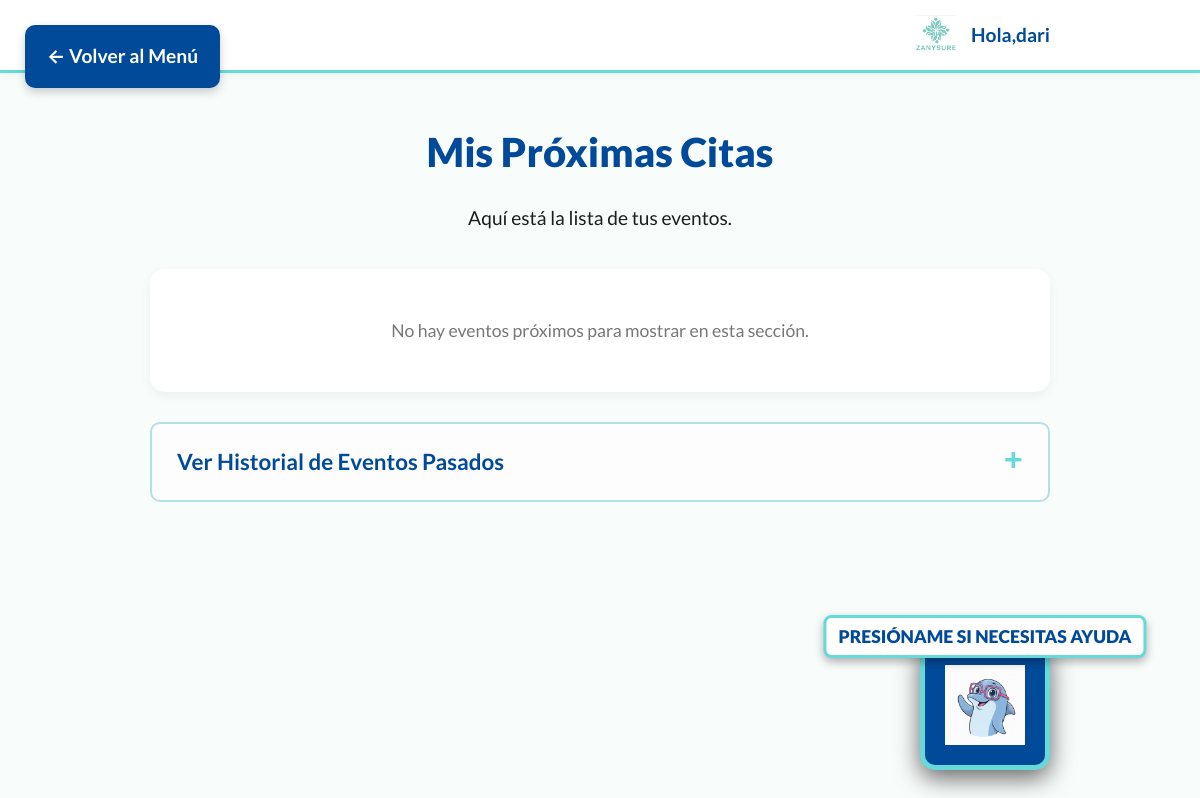
/menu/citas/ (signed in), run on an earlier commit of the app's database.
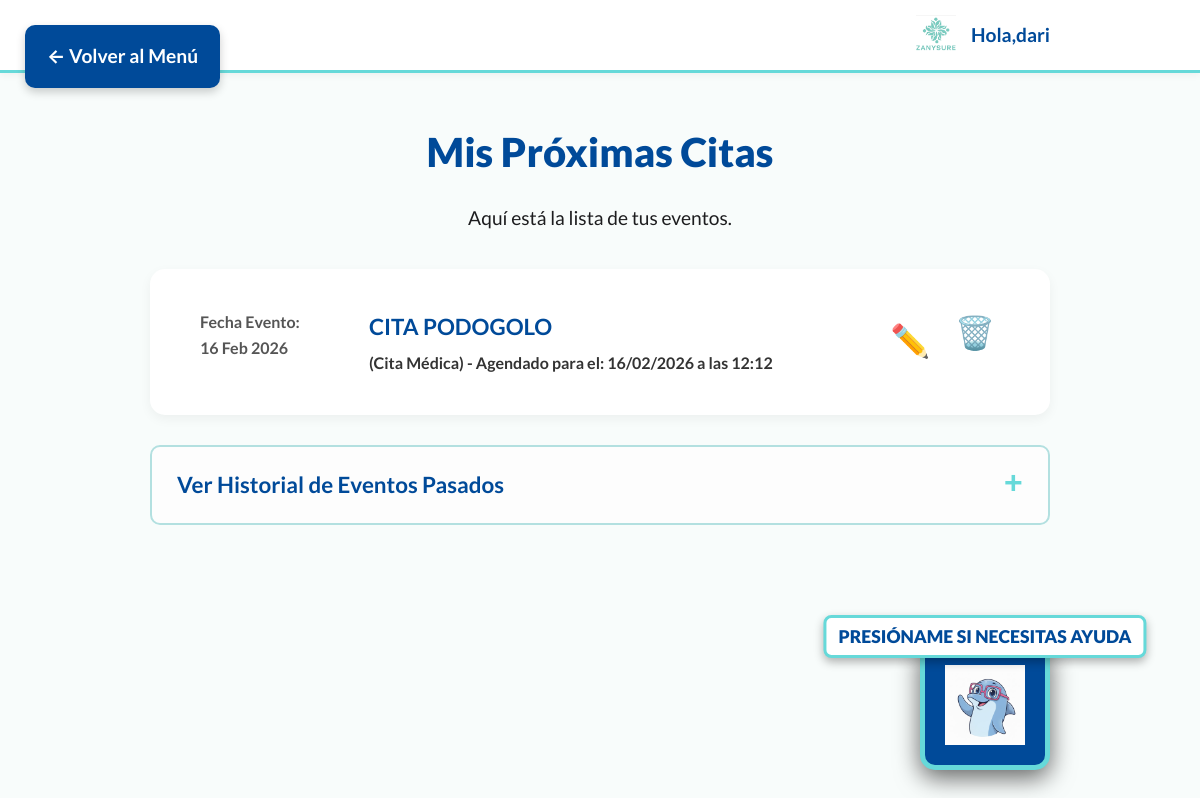
And on a later commit of the database.
### calendario/models.py (models this page shows, shortened)
class EventoMedico(models.Model):
    TIPO_EVENTO_CHOICES = [
        ('cita', 'Cita Médica'),
        ('remedio', 'Toma de Remedio'),
        ('procedimiento', 'Procedimiento Médico'),
        ('otro', 'Otro'),
    ]
    usuario = models.ForeignKey(User, on_delete=models.CASCADE, related_name='eventos_medicos')
    tipo_evento = models.CharField(max_length=20, choices=TIPO_EVENTO_CHOICES)
    titulo = models.CharField(max_length=200, help_text="Ej: Cita con Dr. López, Tomar Paracetamol 500mg")
    descripcion = models.TextField(blank=True, null=True, help_text="Detalles adicionales, indicaciones, etc.")
    fecha_hora_evento = models.DateTimeField(help_text="Fecha y hora del evento médico.")
    frecuencia_horas = models.PositiveIntegerField(blank=True, null=True, help_text="Para remedios, indicar cada cuántas horas tomar (ej: 8)")
    recordatorio_cita_dias = models.CharField(max_length=50, blank=True, help_text="Días antes para recordar citas/procs (ej: '7,3,1')")
    recordatorio_remedio_horas = models.PositiveIntegerField(default=1, help_text="Horas antes para recordar toma de remedio")
    ultimo_recordatorio_enviado = models.DateTimeField(blank=True, null=True, editable=False)
    creado_en = models.DateTimeField(auto_now_add=True)
    actualizado_en = models.DateTimeField(auto_now=True)
    completado = models.BooleanField(default=False, help_text="Marcar si el evento fue completado por el usuario")
    class Meta:
        ordering = ['fecha_hora_evento']
        verbose_name = "Evento Médico"
        verbose_name_plural = "Eventos Médicos"

### menu/views.py (the view)
# urls.py: path('citas/', views.proximas_citas_view, name='proximas_citas'),
@login_required
def proximas_citas_view(request):
    ahora = timezone.now()
    citas_proximas = EventoMedico.objects.filter(
        usuario=request.user,
        tipo_evento='cita',
        fecha_hora_evento__gte=ahora
    ).order_by('fecha_hora_evento')
    citas_pasadas = EventoMedico.objects.filter(
        usuario=request.user,
        tipo_evento='cita',
        fecha_hora_evento__lt=ahora
    ).order_by('-fecha_hora_evento')
    context = {
        'nombre_usuario': request.user.first_name or request.user.username,
        'eventos_proximos': citas_proximas,
        'eventos_pasados': citas_pasadas, # ¡NUEVO!
        'titulo_pagina': "Mis Próximas Citas"
    }
    return render(request, 'menu/lista_eventos.html', context)

### menu/templates/menu/lista_eventos.html (shortened to what this page needs)
{% load static %}
<!DOCTYPE html>
<html lang="es">
<head>
    <link rel="stylesheet" href="{% static 'css/style.css' %}">
</head>
<body class="sub-page">
    <a href="{% url 'menu' %}" class="btn-volver-flotante">
        &larr; Volver al Menú
    </a>
    <header class="menu-header">
        <div class="header-contenido">
            <div class="saludo-usuario">
                <img src="{% static 'img/logo.png' %}" alt="Logo Sanyzure" class="logo-header">
                Hola, <strong>{{ nombre_usuario }}</strong>
            </div>
        </div>
    </header>
    <main class="menu-container">
        <h1 class="titulo-principal">{{ titulo_pagina|default:"Mi Historial" }}</h1>
        <p class="instruccion">
            {{ subtitulo_pagina|default:"Aquí está la lista de tus eventos." }}
        </p>
        <section class="proximos-eventos solicitudes-list">
            <div class="lista-eventos">
                {% if eventos_proximos %}
                    {% for evento in eventos_proximos %}
                        <div class="evento-item">
                            <span class="evento-fecha">
                                {% if evento.creado_en and not titulo_pagina %}
                                    Creado el:<br>
                                    {{ evento.creado_en|date:"d M Y" }}
                                {% else %}
                                    Fecha Evento:<br>
                                    {{ evento.fecha_hora_evento|date:"d M Y" }}
                                {% endif %}
                            </span>
                            <span class="evento-titulo">
                                <strong>{{ evento.titulo }}</strong>
                                <small>({{ evento.get_tipo_evento_display }}) - Agendado para el: {{ evento.fecha_hora_evento|date:"d/m/Y" }} a las {{ evento.fecha_hora_evento|time:"H:i" }}</small>
                            </span>
                            <span class="evento-acciones-lista">
                                <a href="{% url 'editar_evento' evento.id %}" class="btn-accion btn-editar" title="Editar Evento">✏️</a>
                                <form action="{% url 'borrar_evento' evento.id %}" method="post" style="display:inline;" onsubmit="return confirm('¿Está seguro que desea borrar este evento?');">
                                    <button type="submit" class="btn-accion btn-borrar" title="Borrar Evento">🗑️</button>
                                </form>
                            </span>
                        </div>
                    {% endfor %}
                {% else %}
                    <p class="evento-vacio">No hay eventos próximos para mostrar en esta sección.</p>
                {% endif %}
            </div>
        </section>
        {% if eventos_pasados %}
        <div class="faq-container" style="margin-top: 30px;">
            <details class="faq-item">
                <summary class="faq-pregunta">
                    Ver Historial de Eventos Pasados
                </summary>
            </details>
        </div>
        {% endif %}
    </main>
    <a href="{% url 'tami' %}" class="btn-tami-flotante" title="Hablar con Tami">
        <span class="tami-flotante-text">Presióname si necesitas ayuda</span>
        <img src="{% static 'img/tami-mascota.png' %}" alt="Tami, tu asistente">
    </a>
</body>
</html>

What changed in the data, as far as the page shows it:
added EventoMedico: fecha_hora_evento "16 Feb 2026", titulo "CITA PODOGOLO", tipo_evento "Cita Médica", fecha_hora_evento "16/02/2026", fecha_hora_evento "12:12"
Also different on the page:
text no longer shown: "No hay eventos próximos para mostrar en esta sección."
